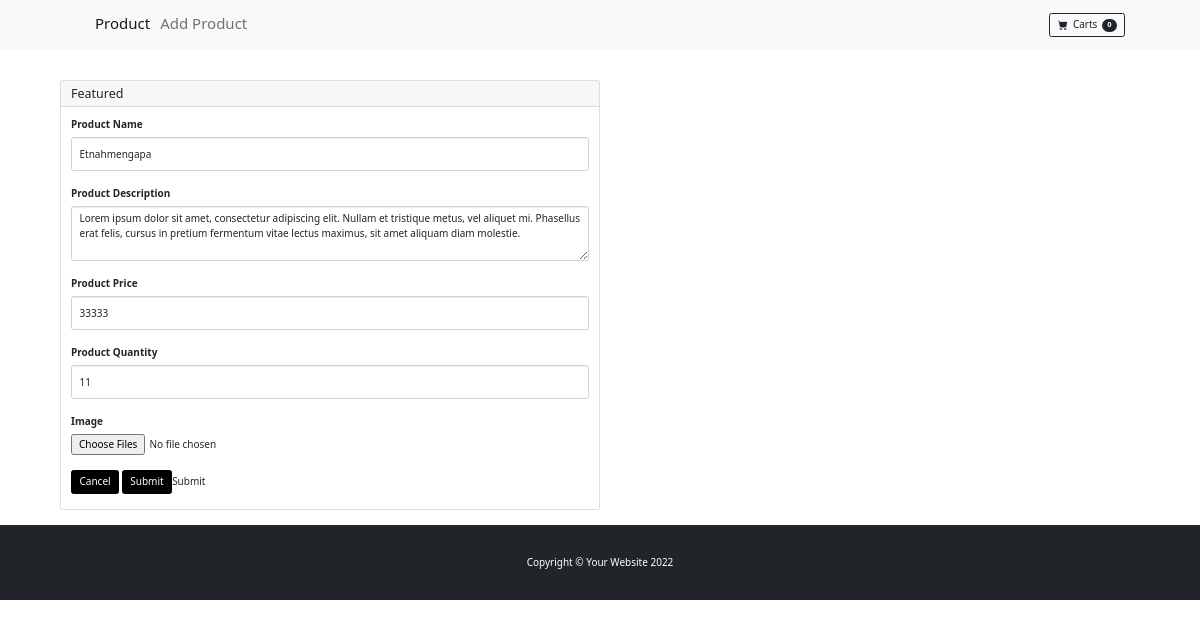
Page /product/FormEditProduct/2 on the committed database.
### tables this page shows
CREATE TABLE `products` (
  `id` bigint(20) NOT NULL,
  `product_name` longtext NOT NULL,
  `product_image` longtext NOT NULL,
  `product_price` int(10) NOT NULL,
  `product_qty` int(10) NOT NULL,
  `product_description` longtext NOT NULL,
  `Featured` tinyint(1) DEFAULT NULL,
  `show_hide` tinyint(1) DEFAULT NULL
);

### application/controllers/Product.php (called while the page is built, shortened)
<?php
Class Product extends CI_Controller{
    public function __construct(){
        $this->load->model('Product_model');
        $this->load->library('form_validation');
    }
    public function FormEditProduct($id){
        $data['judul'] = 'Edit Product';
        $data['products'] = $this->Product_model->getProductById($id);
        $this->load->view('templates/header', $data);
        $this->load->view('product/editProduct',$data);
        $this->load->view('templates/footer');
    }
}
?>

### index.php (called while the page is built, shortened)
<?php
require_once BASEPATH.'core/CodeIgniter.php';

### application/models/Product_model.php (called while the page is built, shortened)
<?php
class Product_model extends CI_model{
    public function getProductById($id){
        return $this->db->get_where('products', ['id' => $id])->row_array();
    }
}

### application/views/product/editProduct.php (the view, shortened to what this page needs)
<div class="container px-4 px-lg-5 mt-5 mb-4">
        <div class="card h-100" style="width : 50%">
          <h5 class="card-header">Featured</h5>
          <div class="card-body">
        <form action="<?php echo site_url('Product/EditProduct/')?>" method="post"  enctype="multipart/form-data" >
        <div class="form-group">
            <label for="exampleFormControlInput1">Product Name</label>
            <input type="text" class="form-control" value="<?=$products['product_name'];?>" name="product_name" id="product_name" placeholder="Product Name" >
          </div>
          <div class="form-group">
            <label for="exampleFormControlTextarea1">Product Description</label>
            <textarea class="form-control" name="product_description" id="product_description" rows="3" placeholder="Product Description" value="<?=$products['product_description'];?>"><?=$products['product_description'];?></textarea>
          </div>
          <div class="form-group">
            <label for="exampleFormControlSelect1">Product Price</label>
            <input type="text" class="form-control" name="product_price" id="product_price" placeholder="Product Price"" value="<?=$products['product_price'];?>">
          </div>
          <div class="form-group">
            <label for="exampleFormControlSelect2">Product Quantity</label>
            <input type="text" class="form-control" name="product_qty"id="product_qty" placeholder="Product Quantity" value="<?=$products['product_qty'];?>">
          </div>
          <div class="form-group">
            <label for="exampleFormControlSelect2">Image</label>
            <input type="file" id="file" name="file" multiple>
          </div>
          <div class="col mb-2" style="padding: left 10px; ">
             <a href="#" class="btn btn-primary" >Cancel</a>
            <input type="submit" name="btn" class="btn btn-primary" >Submit</input>
            </div>
            </form>
          </div>
        </div>
</div>

### rows in the picture
products: product_name "Etnahmengapa", product_description "Lorem ipsum dolor sit amet, consectetur adipiscing elit. Nullam et tristique metus, vel aliquet mi. Phasellus erat felis, cursus in pretium fermentum vitae lectus maximus, sit amet aliquam diam molestie.", product_price "33333", product_qty "11"
